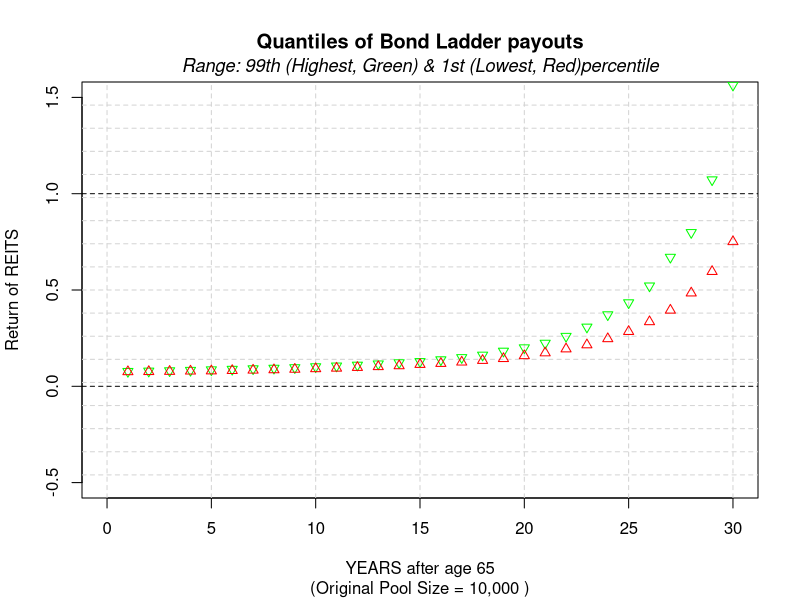

Generate this figure with R:
#Programar Tontine Bond Ladder con G Montecarlo
set.seed(1234)

lifetable_2021 <- read.csv("data/LifeTablesbyYear/2021.csv")

### q/(1-q) for each age
expected_longevity_return <- function(periods, lifetable){
  #initialize the return vector
  r <- rep(0, periods)
  
  for (j in 1:periods){
    r[j] <- lifetable[lifetable$Age == 65+j, "qx"]/(1-lifetable[lifetable$Age == 65+j, "qx"])
  }
  
  return(r)
}

### G for each period
group_gain <- function(periods, lifetable, r, n){
  #initialize the return vector
  G <- rep(0, periods)
  
  for (j in 1:periods){
    deaths <- rbinom(1, n, lifetable[lifetable$Age == 65+j, "qx"])
    n <- n - deaths
    G[j] <- deaths/(r[j]*n)
  }
  
  return(G)
}

### Number of shares of REITS for each period
number_shares_RA <- function(periods, n0, one_plus_rG){
  #initialize the return vector
  return <- rep(0, periods)
  return[1] <- n0*one_plus_rG[1]
  for (j in 2:periods){
    #each entry is the previous entry times 1+r
    return[j] <- return[j-1]*one_plus_rG[j]
  }
  return(return)
}

N <- 1000 #number of simulations
number_individuals <- 1000
periods <- 30
real_return_REITS <- 0.03
one_plus_r_init <- expected_longevity_return(periods, lifetable_2021) + 1
anual_expected_longevity_return <- prod(one_plus_r_init)^(1/30)-1
n0 <- (1/(1+anual_expected_longevity_return))^(periods)

for (i in 1:N){
  r <- expected_longevity_return(periods, lifetable_2021)
  G <- group_gain(periods, lifetable_2021, r, number_individuals)
  one_plus_rG <- r*G + 1
  number_shares <- number_shares_RA(periods, n0, one_plus_rG)
  if (i == 1){
    number_shares_matrix <- number_shares
  } else {
    number_shares_matrix <- cbind(number_shares_matrix, number_shares)
  }
}

plot(c(0,30),c(-0.5,1.5),type="n",
     xlab="YEARS after age 65",
     ylab="Return of REITS")
title(main="Quantiles of Bond Ladder payouts",
      sub="(Original Pool Size = 10,000 )")
mtext(side=3, line=0.3,
      "Range: 99th (Highest, Green) & 1st (Lowest, Red)percentile"
      ,cex=1.1,font=3)
grid(ny=18,lty=20)
for (i in 1:30){
  
  pct99<-as.numeric(quantile(number_shares_matrix[i,],1))
  pct01<-as.numeric(quantile(number_shares_matrix[i,],0))
  points(i,pct99,col="green",pch=6)
  points(i,pct01,col="red",pch=2)
  
  
}
abline(h=1,lty=2)
abline(h=0,lty=2)

